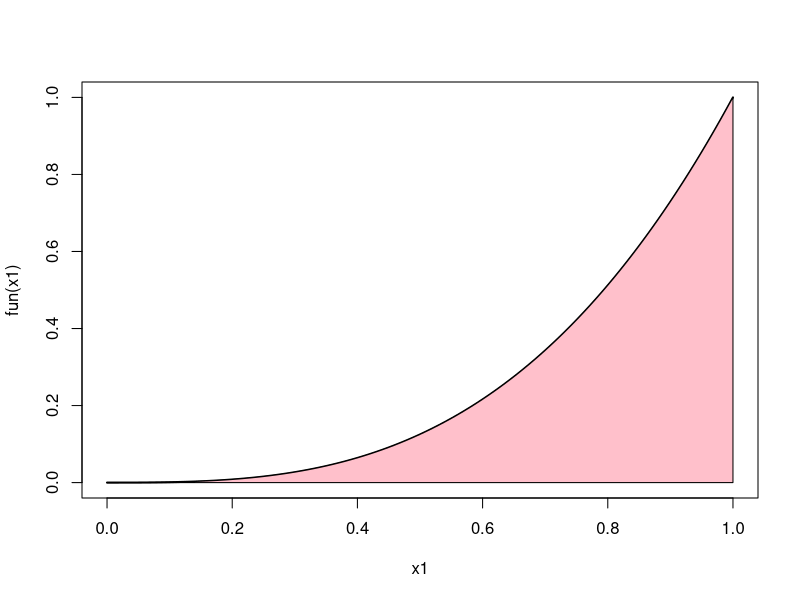
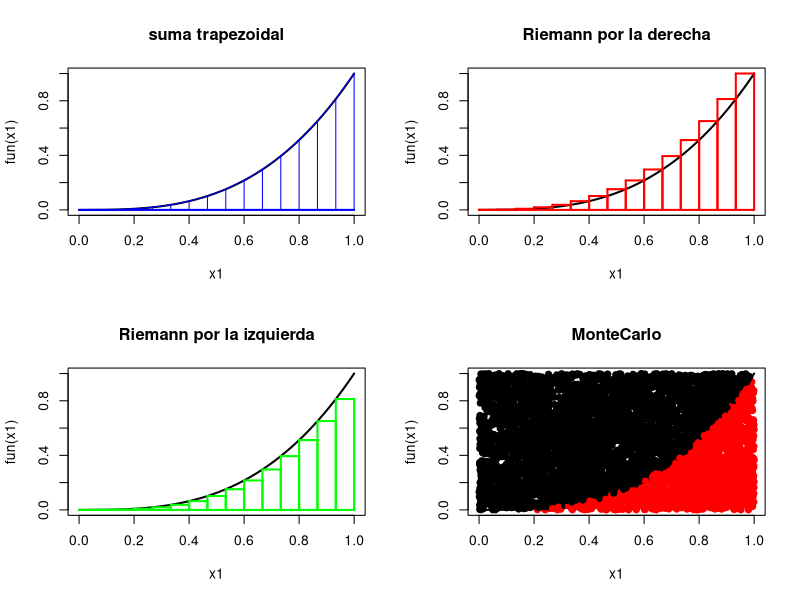
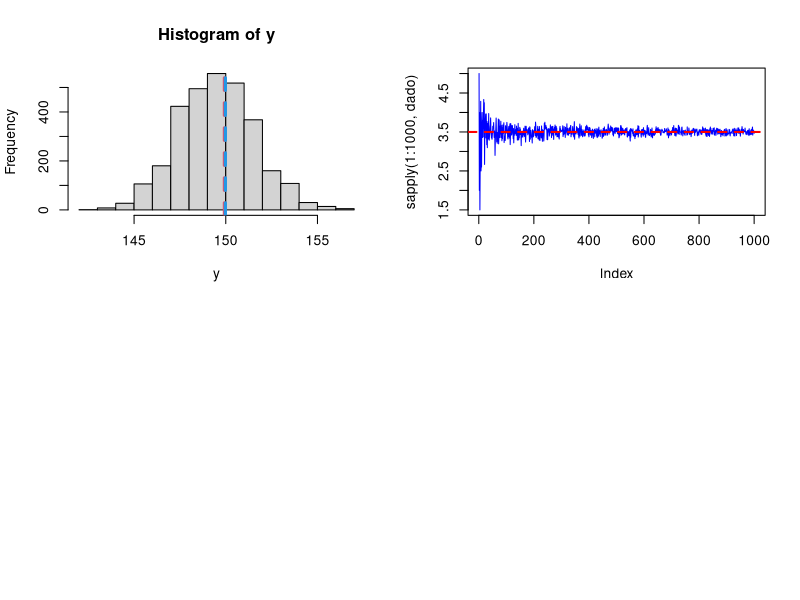

The R script that drew these images, in order:
## ---- chunk 1
fun<-function(x) x^3
x1<-seq(0,1,by=0.01)
plot(x1,fun(x1),col='black', type='l',lwd=2)
polygon(c(0,x1,1),c(0,fun(x1),0),col = 'pink')
#suma trapezoidal
n=15
a=0
b=1
h=(b-a)/n
xi<-a+(0:n)*h
xi
par(mfrow=c(2,2))
plot(x1,fun(x1), col='black',type='l', lwd=2, main='suma trapezoidal')
for(j in 1:n){
  segments(xi[j],0,xi[j+1],0,col = 'blue',lwd = 2)
  segments(xi[j+1],0,xi[j+1],fun(xi[j+1]),col = 'blue')
  segments(xi[j+1],fun(xi[j+1]),xi[j],fun(xi[j]),col = 'blue')
}
pot1<-(h/2)*(fun(a)+fun(b))
pot2<-(h/2)*(sum(2*fun(a+(1:(n-1)*h))))
protra<-pot1+pot2
protra
## por la derecha
plot(x1,fun(x1),col='black', type = 'l', lwd=2,main = 'Riemann por la derecha')
for(l in 1:n){
  segments(xi[l],0,xi[l+1],0,col = 'red',lwd = 2)
  segments(xi[l+1],0,xi[l+1],fun(xi[l+1]),col = 'red',lwd = 2)
  segments(xi[l+1],fun(xi[l+1]),xi[l],fun(xi[l+1]),col = 'red',lwd = 2)
  segments(xi[l],fun(xi[l+1]),xi[l],0,col = 'red',lwd = 2)
}
prode<-sum(fun(xi[-1]))*h
prode
## por la izquierda
plot(x1,fun(x1),col='black', type = 'l', lwd=2,main = 'Riemann por la izquierda')
for(l in 1:n){
  segments(xi[l],0,xi[l+1],0,col = 'green',lwd = 2)
  segments(xi[l],0,xi[l],fun(xi[l]),col = 'green',lwd = 2)
  segments(xi[l+1],0,xi[l+1],fun(xi[l]),col = 'green',lwd = 2)
  segments(xi[l+1],fun(xi[l]),xi[l],fun(xi[l]),col = 'green',lwd = 2)
}
proiz<-sum(fun(xi[-(n+1)]))*h
proiz
#monte carlo
plot(x1,fun(x1),col='black', type = 'l',lwd=2,main = 'MonteCarlo')
mc.in<-function(n1,a,b){
  x<-runif(n1,a,b)
  y<-runif(n1,0,fun(b))
  co<-ifelse(y<=fun(x),'red','black')
  points(x,y,col=co,pch=c(19,19))
}
n1=5000
mc.in(n1,a,b)
x2<-runif(n1,a,b)
y2<-runif(n1,0,fun(b))
co<-ifelse(y2<=fun(x2),'red','black')
table(co)/n1

mc.3<-function(n3,a,b){
  x<-runif(n3,a,b)
  f<-(b-a)*mean(fun(x))
  return(f)
  
}
n3=10000000
mc.3(n3,a,b)
## ---- chunk 2
x<-round(rnorm(1000,150,2),0)
n=3000
y<-sample(x,n,T)
hist(y)
abline(v=mean(x),lwd=3,lty=2,col=2)
abline(v=mean(y),lwd=3,lty=2,col=4)
## ---- chunk 3
dados<-1:6
dado<-function(n){
  mean(sample(dados,n,T))
}
plot(sapply(1:1000,dado),type='l',col='blue')
abline(h=3.5, lwd=2, lty=2,col='red')
sapply(1:10,dado)
mean(dados)
